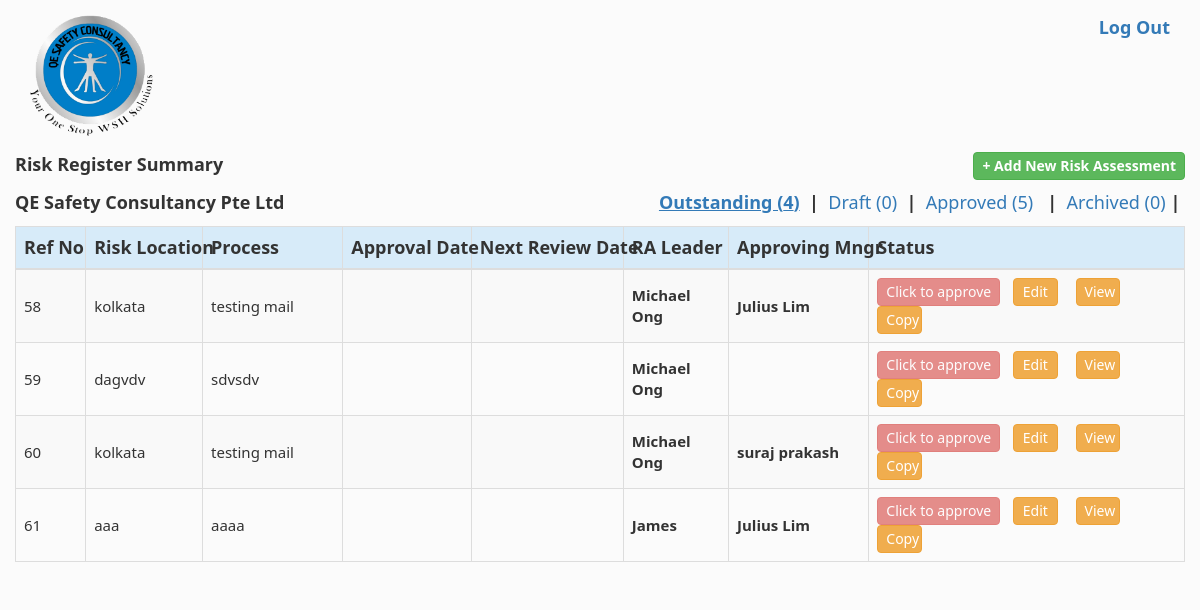
The page /listwork_activity.php (signed in) on the database its author committed.
### tables this page shows
CREATE TABLE `riskassessment` (
  `id` int(11) NOT NULL AUTO_INCREMENT,
  `createdBy` int(11) NOT NULL,
  `location` longtext NOT NULL,
  `process` longtext NOT NULL,
  `createdDate` datetime NOT NULL,
  `approveDate` datetime NOT NULL,
  `revisionDate` datetime NOT NULL,
  `approveBy` int(11) NOT NULL,
  `approverEmail` text NOT NULL,
  `status` int(11) NOT NULL COMMENT '0 outstanding 1 for draft 2 approved 3 archive',
  `NotifySignatureAdded` int(11) NOT NULL,
  `whenViewed` int(11) NOT NULL,
  `whenSignatureAdded` int(11) NOT NULL,
  `asTemplate` int(11) NOT NULL,
  `sendAttachment` int(11) NOT NULL,
  `signingReminders` int(11) NOT NULL,
  `sendReminder` int(11) NOT NULL,
  `afterFirstReminder` int(11) NOT NULL,
  `ecpireReminder` int(11) NOT NULL,
  PRIMARY KEY (`id`)
);

CREATE TABLE `staff_login` (
  `id` int(11) NOT NULL AUTO_INCREMENT,
  `email` varchar(100) NOT NULL,
  `password` varchar(100) NOT NULL,
  `name` varchar(200) NOT NULL,
  `designation` text NOT NULL,
  `age` int(11) NOT NULL,
  `sex` varchar(11) NOT NULL,
  `signature` varchar(100) NOT NULL,
  PRIMARY KEY (`id`)
);

CREATE TABLE `signing` (
  `id` int(11) NOT NULL AUTO_INCREMENT,
  `riskid` int(11) NOT NULL,
  `name` text NOT NULL,
  `designation` text NOT NULL,
  `email` text NOT NULL,
  `signature` text NOT NULL,
  PRIMARY KEY (`id`)
);

### listwork_activity.php (the view, shortened to what this page needs)
<?php
 include_once 'header.php';
 include_once 'config.php';
?>
              <?php
                    $sqlOutStanding = "SELECT * FROM riskassessment where status = 0";
                    $resultlOutStanding = mysqli_query($con, $sqlOutStanding);
                    $outStandingRow= mysqli_num_rows($resultlOutStanding);
                    $sqlDraft = "SELECT * FROM riskassessment where status = 1";
                    $resultlDraft = mysqli_query($con, $sqlDraft);
                    $draftRow= mysqli_num_rows($resultlDraft);
                    $sqlApprove = "SELECT * FROM riskassessment where status = 2";
                    $resultlApprove = mysqli_query($con, $sqlApprove);
                    $OutApprove= mysqli_num_rows($resultlApprove);
                    $sqlArchived = "SELECT * FROM riskassessment where status = 3";
                    $resultlArchived = mysqli_query($con, $sqlArchived);
                    $OutArchived= mysqli_num_rows($resultlArchived);
              ?>
   <div class="container">
   <div class="row" style="padding-bottom: 10px;">
   			<div class="col-sm-6" style="text-align:left; padding:0px"><strong>Risk Register Summary</strong></div>
  			<div class="col-sm-6 pull-right" style="text-align:right; padding:0px">
 				<a href="divAddRemoveSubmit.php">
              <button class="btn btn-success">
                <strong>+ Add New Risk Assessment</strong>
              </button>
            </a>
            </div>
    </div>
    <div class="row"  style="padding-bottom: 10px;">
    		<div class="col-sm-5" style="text-align:left; padding:0px"><strong>QE Safety Consultancy Pte Ltd</strong></div>
            <div class="col-sm-7" style="padding:0px; text-align:right;">
                          <?php
                          if($status==0){
                            ?><a href="listwork_activity.php?status=0"><u><b>Outstanding (<?php echo $outStandingRow;?>)</b></u> </a>&nbsp;<strong>|</strong>&nbsp;
                            <?php
                          }
                          else
                          {
                          ?>
                          <a href="listwork_activity.php?status=0">Outstanding (<?php echo $outStandingRow;?>) </a>&nbsp;<strong>|</strong>&nbsp;
                          <?php } ?>
                             <?php
                          if($status==1){
                            ?>
                          <a href="listwork_activity.php?status=1"><u><b> Draft (<?php echo $draftRow;?>)</b></u> </a> &nbsp;<strong>|</strong>&nbsp;
                             <?php
                          }
                          else
                          {
                          ?>
                             <a href="listwork_activity.php?status=1"> Draft (<?php echo $draftRow;?>) </a> &nbsp;<strong>|</strong>&nbsp;
                        <?php } ?>
                              <?php
                          if($status==2){
                            ?>
                          <a href="listwork_activity.php?status=2"><u><b> Approved (<?php echo $OutApprove;?>)</b></u> </a>&nbsp; <strong>|</strong>&nbsp;
                             <?php
                          }
                          else
                          {
                          ?>
                          <a href="listwork_activity.php?status=2"> Approved (<?php echo $OutApprove;?>) </a>&nbsp; <strong>|</strong>&nbsp;
                             <?php } ?>
                                    <?php
                          if($status==3){
                            ?>
                          <a href="listwork_activity.php?status=3"><u><b> Archived (<?php echo $OutArchived;?>)</b></u></a>    <strong>|</strong>&nbsp;
                             <?php
                          }
                          else
                          {
                          ?>
                             <a href="listwork_activity.php?status=3"> Archived (<?php echo $OutArchived;?>)</a>    <strong>|</strong>&nbsp;
                               <?php } ?>
              </div>
    </div>
   <div class="row">
          <div class="table-responsive">
    <table id="dttbl"  class="table table-bordered table table-striped" style="table-layout: fixed;
    width: 100%;">
        <thead style="background-color: #D7EBF9;">
             <tr>
               <th  class="heading" style="width:6% !important">
                        Ref No
                    </th>
                 <th  class="heading" style="width:10% !important">
                      Risk Location
                  </th>
                <th  class="heading"  style="width:12% !important">
                      Process
                  </th>
                  <th  class="heading" style="width:11% !important">
                      Approval Date
                  </th>
                  <th  class="heading" style="width:13% !important">
                      Next Review Date
                <th class="heading" style="width:9% !important">RA Leader</th>
                  <th  class="heading" style="width:12% !important">
             		 Approving Mngr
            	</th>
               <th>       Status
                  </th>
            </tr>
        </thead>
        <tbody id="myTable">
        <?php
        if(isset($_GET['sort']))
        {
             if ($_GET['sort'] == 'ASC' && $_GET['field'] !='')
             {
                $order = " ORDER BY $_GET[field] ASC";
            }
            elseif($_GET['sort'] == 'desc' && $_GET['field'] !='')
              {
                $order= " ORDER BY $_GET[field] DESC";
              }
              else
              {
                $order= " ORDER BY id ASC";
              }
        }
        else
            {
              $order = " ORDER BY id ASC";
            }
        if(isset($_GET['status']) && $_GET['status'] !='')
        {
            if(isset($_GET['id']) && $_GET['id'] !='')
            {
              $whereStatus = " WHERE  status = $_GET[status] AND id= $_GET[id]";
            }
            else
            {
              $whereStatus = " WHERE  status = $_GET[status]";
            }
        }
        else
        {
            $whereStatus = " WHERE  status = 0";
        }
        $sql = "SELECT * FROM riskassessment $whereStatus $order";
        $result = mysqli_query($con, $sql);
        $num_row= mysqli_num_rows($result);
       if($num_row>0)
       {
               while($row = mysqli_fetch_assoc($result))
               {
             ?>
                     <tr>
                        <td ><?php echo $row['id'];?></td>
                        <td ><?php echo $row['location'];?></td>
                        <td ><?php echo wordwrap($row['process'], 25, "\n", 1);?></td>
                        <td ><?php if($row['approveDate'] =='0000-00-00 00:00:00')
                        {
                          echo '';
                        }
                        else
                        {
                          echo $date = date('d-m-Y', strtotime($row['approveDate']));
                        }
                        ?></td>
                        <td >
                        ?></td>
                        <td ><?php
                                 $sqlUser = "SELECT * FROM staff_login where id = $row[createdBy]";
                                $resultlUser = mysqli_fetch_assoc(mysqli_query($con, $sqlUser));
                                if($resultlUser)
                                {
                                  echo '<p><strong>'.$resultlUser['name'].'</strong></p>';
                                }
                        ?></td>
                        <td >
                          <?php
                                 $sqlUser = "SELECT * FROM signing where riskid = $row[id]";
                                $exelUser = mysqli_query($con, $sqlUser);
                                while($resultSignee = mysqli_fetch_assoc($exelUser))
                                {
                                    if($row['approverEmail'] == $resultSignee['email'])
                                    {
                                        if($resultSignee['name'] != '')
                                        {
                                         echo '<p><span class="glyphicon glyphicon-ok"></span> <strong>';
                                         echo $resultSignee['name'];
                                        }
                                    }
                                    else
                                    {
                                        if($resultSignee['name'] != '')
                                        {
                                         echo '<p><strong>'.$resultSignee['name'].'</p>';
                                        }
                                    }
                                }
                          ?>
                        </td>
                        <td><?php
                                if($row['status'] == 0)
                                {
                                 $sqlSigning = "SELECT * FROM signing where riskid = $row[id] AND email = '".$_SESSION['useremail']."'";
                                $exeSigning = mysqli_query($con, $sqlSigning);
                                $signingCount = mysqli_num_rows($exeSigning);
                                if($signingCount > 0)
                                {
                                  $disabled = '';
                                }
                                else
                                {
                                  $disabled = 'disabled="disabled"';
                                }
                                  ?>
                                  <form id="updateFormId<?php echo $row['id'];?>" name="updateForm<?php echo $row['id'];?>" action="listwork_activity.php" method="get" >
                                       <input <?php echo $disabled;?> type="submit" name="updateStatusSubmit" value="Click to approve" class="btn btn-danger btn-sx">
                                 &nbsp;<a href="divAddRemoveSubmitEdit.php?riskid=<?php echo $row['id'];?>" style="text-decoration: none"><input  type="button" name="updateStatusSubmit" value="Edit" class="btn btn-warning btn-sx" style="width:15%"></a>
                                  &nbsp;<a href="companyreport.php?riskid=<?php echo $row['id'];?>" style="text-decoration: none"><input  type="button" name="updateStatusSubmit" value="View" class="btn btn-warning btn-sx"  style="width:15%" ></a>
  &nbsp;<a href="copydata.php?riskid=<?php echo $row['id'];?>&status=0&message=document sents successfully" style="text-decoration: none">
 <input  type="button" name="updateStatusSubmit" value="Copy" class="btn btn-warning btn-sx"  style="width:15%" onclick="return confirm('Are you sure,you want to copy?')" ></a>
                                  </form>
                                  <?php
                                }
                        ?></td>
                    </tr>
                <?php
                }
        }
        ?>
        </tbody>
    </table>
      </div>
      </div>
      </div>
<?php include_once 'footer.php'; ?>

### css/style.css (style rules this page uses)
body { background:#fbfbfb; }
.btn { padding:3px 8px; }
.table-striped th { white-space:nowrap; }
.table-striped td { font-size:15px; vertical-align:middle!important; }
.table-striped td p { margin-bottom:0px!important; }

### css/styles.css (style rules this page uses)
td a { padding-left: 5px; padding-right: 5px; }

### header.php (style rules this page uses)
body { font-family: Calibri, Candara, Segoe, 'Segoe UI', Optima, Arial, sans-serif; font-size: 18px; }

### listwork_activity.php (style rules this page uses)
.container { width: 1170px; }

### rows shown on the page
riskassessment: id "58", location "kolkata", process "testing mail", staff_login.name "Michael Ong"
signing: name "Julius Lim"
riskassessment: id "59", location "dagvdv", process "sdvsdv", staff_login.name "Michael Ong"
riskassessment: id "60", location "kolkata", process "testing mail", staff_login.name "Michael Ong"
signing: name "suraj prakash"
riskassessment: id "61", location "aaa", process "aaaa", staff_login.name "James"
signing: name "Julius Lim"

### other values the page prints
$outStandingRow "4"
$draftRow "0"
$OutApprove "5"
$OutArchived "0"
